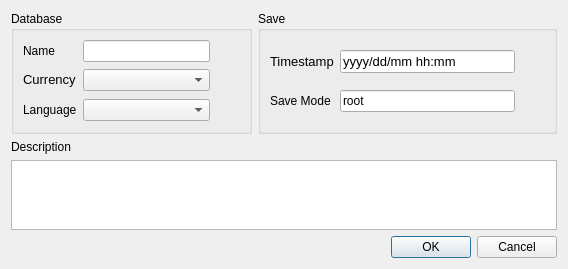
<?xml version="1.0" encoding="UTF-8"?>
<ui version="4.0">
 <class>W_Database_Creator</class>
 <widget class="QDialog" name="W_Database_Creator">
  <property name="geometry">
   <rect>
    <x>0</x>
    <y>0</y>
    <width>568</width>
    <height>268</height>
   </rect>
  </property>
  <property name="windowTitle">
   <string>Dialog</string>
  </property>
  <layout class="QGridLayout" name="gridLayout">
   <item row="0" column="0">
    <widget class="QGroupBox" name="groupBox">
     <property name="title">
      <string>Database</string>
     </property>
     <layout class="QGridLayout" name="gridLayout_2">
      <item row="1" column="0">
       <widget class="QLabel" name="label_2">
        <property name="sizePolicy">
         <sizepolicy hsizetype="Maximum" vsizetype="Maximum">
          <horstretch>0</horstretch>
          <verstretch>0</verstretch>
         </sizepolicy>
        </property>
        <property name="font">
         <font>
          <pointsize>10</pointsize>
         </font>
        </property>
        <property name="text">
         <string>Currency</string>
        </property>
       </widget>
      </item>
      <item row="1" column="2">
       <widget class="QLabel" name="label_5">
        <property name="sizePolicy">
         <sizepolicy hsizetype="Maximum" vsizetype="Preferred">
          <horstretch>0</horstretch>
          <verstretch>0</verstretch>
         </sizepolicy>
        </property>
        <property name="minimumSize">
         <size>
          <width>24</width>
          <height>24</height>
         </size>
        </property>
        <property name="maximumSize">
         <size>
          <width>24</width>
          <height>24</height>
         </size>
        </property>
        <property name="text">
         <string/>
        </property>
        <property name="pixmap">
         <pixmap resource="../resources/icons.qrc">:/assets/franc.svg</pixmap>
        </property>
        <property name="scaledContents">
         <bool>true</bool>
        </property>
        <property name="alignment">
         <set>Qt::AlignmentFlag::AlignCenter</set>
        </property>
       </widget>
      </item>
      <item row="1" column="1">
       <widget class="QComboBox" name="cb_currency">
        <property name="sizePolicy">
         <sizepolicy hsizetype="Minimum" vsizetype="Fixed">
          <horstretch>0</horstretch>
          <verstretch>0</verstretch>
         </sizepolicy>
        </property>
       </widget>
      </item>
      <item row="0" column="0">
       <widget class="QLabel" name="label_6">
        <property name="text">
         <string>Name</string>
        </property>
       </widget>
      </item>
      <item row="0" column="1">
       <widget class="QLineEdit" name="le_name"/>
      </item>
      <item row="2" column="1">
       <widget class="QComboBox" name="cb_language"/>
      </item>
      <item row="2" column="0">
       <widget class="QLabel" name="label_9">
        <property name="text">
         <string>Language</string>
        </property>
       </widget>
      </item>
      <item row="2" column="2">
       <widget class="QLabel" name="label_10">
        <property name="sizePolicy">
         <sizepolicy hsizetype="Maximum" vsizetype="Preferred">
          <horstretch>0</horstretch>
          <verstretch>0</verstretch>
         </sizepolicy>
        </property>
        <property name="minimumSize">
         <size>
          <width>24</width>
          <height>24</height>
         </size>
        </property>
        <property name="maximumSize">
         <size>
          <width>24</width>
          <height>24</height>
         </size>
        </property>
        <property name="text">
         <string/>
        </property>
        <property name="pixmap">
         <pixmap resource="../resources/icons.qrc">:/assets/preferences-desktop-locale.svg</pixmap>
        </property>
        <property name="scaledContents">
         <bool>true</bool>
        </property>
        <property name="alignment">
         <set>Qt::AlignmentFlag::AlignCenter</set>
        </property>
       </widget>
      </item>
     </layout>
    </widget>
   </item>
   <item row="0" column="1">
    <widget class="QGroupBox" name="groupBox_2">
     <property name="title">
      <string>Save</string>
     </property>
     <layout class="QGridLayout" name="gridLayout_3">
      <item row="0" column="0">
       <widget class="QLabel" name="label">
        <property name="sizePolicy">
         <sizepolicy hsizetype="Maximum" vsizetype="Maximum">
          <horstretch>0</horstretch>
          <verstretch>0</verstretch>
         </sizepolicy>
        </property>
        <property name="font">
         <font>
          <pointsize>10</pointsize>
         </font>
        </property>
        <property name="text">
         <string>Timestamp</string>
        </property>
       </widget>
      </item>
      <item row="0" column="2">
       <widget class="QLabel" name="label_4">
        <property name="sizePolicy">
         <sizepolicy hsizetype="Maximum" vsizetype="Preferred">
          <horstretch>0</horstretch>
          <verstretch>0</verstretch>
         </sizepolicy>
        </property>
        <property name="minimumSize">
         <size>
          <width>24</width>
          <height>24</height>
         </size>
        </property>
        <property name="maximumSize">
         <size>
          <width>24</width>
          <height>24</height>
         </size>
        </property>
        <property name="text">
         <string/>
        </property>
        <property name="pixmap">
         <pixmap resource="../resources/icons.qrc">:/assets/preferences-system-time.svg</pixmap>
        </property>
        <property name="scaledContents">
         <bool>true</bool>
        </property>
        <property name="alignment">
         <set>Qt::AlignmentFlag::AlignCenter</set>
        </property>
       </widget>
      </item>
      <item row="1" column="1">
       <widget class="QLineEdit" name="lineEdit">
        <property name="text">
         <string>root</string>
        </property>
        <property name="readOnly">
         <bool>true</bool>
        </property>
       </widget>
      </item>
      <item row="0" column="1">
       <widget class="QLineEdit" name="le_datetime">
        <property name="sizePolicy">
         <sizepolicy hsizetype="Minimum" vsizetype="Maximum">
          <horstretch>0</horstretch>
          <verstretch>0</verstretch>
         </sizepolicy>
        </property>
        <property name="minimumSize">
         <size>
          <width>175</width>
          <height>0</height>
         </size>
        </property>
        <property name="font">
         <font>
          <pointsize>10</pointsize>
         </font>
        </property>
        <property name="text">
         <string>yyyy/dd/mm hh:mm</string>
        </property>
        <property name="alignment">
         <set>Qt::AlignmentFlag::AlignLeading|Qt::AlignmentFlag::AlignLeft|Qt::AlignmentFlag::AlignVCenter</set>
        </property>
        <property name="readOnly">
         <bool>true</bool>
        </property>
       </widget>
      </item>
      <item row="1" column="0">
       <widget class="QLabel" name="label_7">
        <property name="text">
         <string>Save Mode</string>
        </property>
       </widget>
      </item>
     </layout>
    </widget>
   </item>
   <item row="2" column="0" colspan="2">
    <widget class="QTextEdit" name="te_db_description"/>
   </item>
   <item row="1" column="0">
    <widget class="QLabel" name="label_3">
     <property name="text">
      <string>Description</string>
     </property>
    </widget>
   </item>
   <item row="3" column="0" colspan="2">
    <widget class="QDialogButtonBox" name="buttonBox">
     <property name="orientation">
      <enum>Qt::Orientation::Horizontal</enum>
     </property>
     <property name="standardButtons">
      <set>QDialogButtonBox::StandardButton::Cancel|QDialogButtonBox::StandardButton::Ok</set>
     </property>
    </widget>
   </item>
  </layout>
 </widget>
 <resources>
  <include location="../resources/icons.qrc"/>
 </resources>
 <connections>
  <connection>
   <sender>buttonBox</sender>
   <signal>accepted()</signal>
   <receiver>W_Database_Creator</receiver>
   <slot>accept()</slot>
   <hints>
    <hint type="sourcelabel">
     <x>248</x>
     <y>254</y>
    </hint>
    <hint type="destinationlabel">
     <x>157</x>
     <y>274</y>
    </hint>
   </hints>
  </connection>
  <connection>
   <sender>buttonBox</sender>
   <signal>rejected()</signal>
   <receiver>W_Database_Creator</receiver>
   <slot>reject()</slot>
   <hints>
    <hint type="sourcelabel">
     <x>316</x>
     <y>260</y>
    </hint>
    <hint type="destinationlabel">
     <x>286</x>
     <y>274</y>
    </hint>
   </hints>
  </connection>
 </connections>
</ui>
